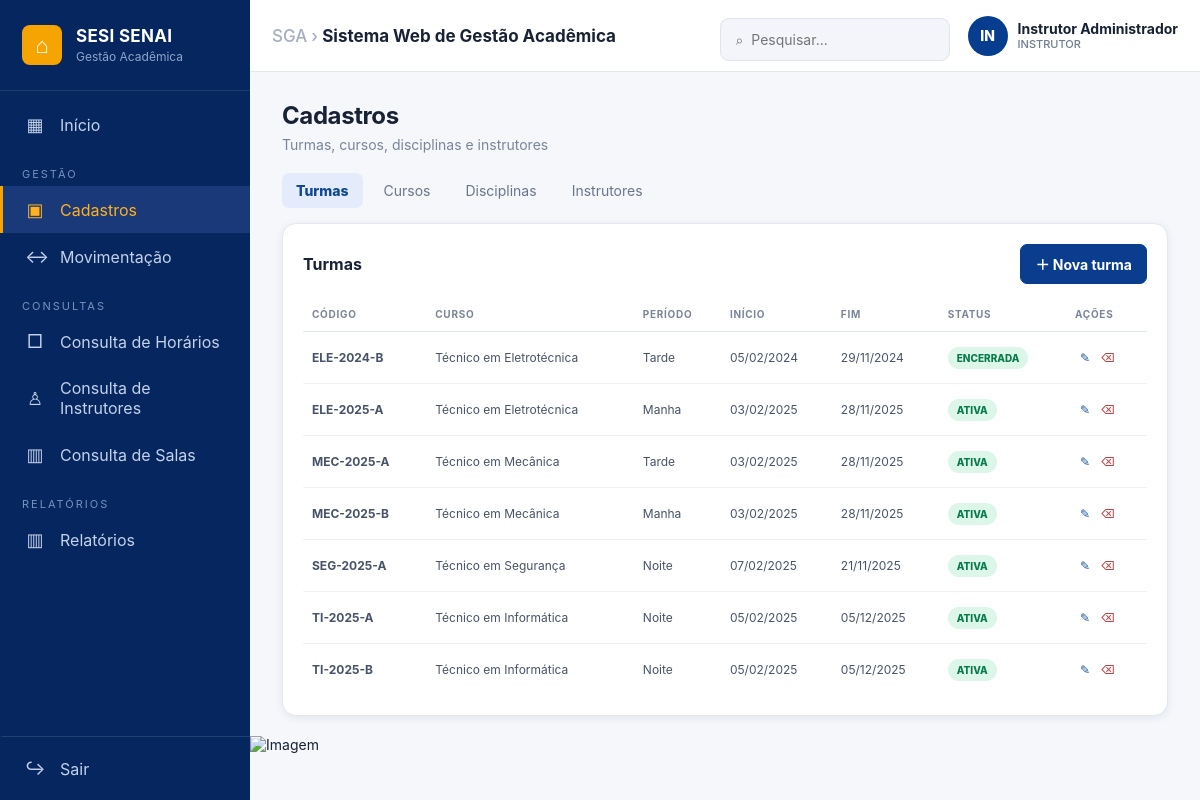
/cadastros.php (signed in), run on the app's committed database.
### tables this page shows
CREATE TABLE turmas (
    id BIGINT UNSIGNED AUTO_INCREMENT PRIMARY KEY,
    codigo VARCHAR(40) NOT NULL UNIQUE,
    nome VARCHAR(150) NOT NULL,
    curso_id BIGINT UNSIGNED NOT NULL,
    periodo ENUM('MANHA','TARDE','NOITE') NOT NULL,
    data_inicio DATE NOT NULL,
    data_fim DATE,
    capacidade INT NOT NULL DEFAULT 30,
    status ENUM('ATIVA','ENCERRADA','CANCELADA') NOT NULL DEFAULT 'ATIVA',
    encerrada_em DATE,
    FOREIGN KEY (curso_id) REFERENCES cursos(id)
);

CREATE TABLE cursos (
    id BIGINT UNSIGNED AUTO_INCREMENT PRIMARY KEY,
    codigo VARCHAR(40) NOT NULL UNIQUE,
    nome VARCHAR(150) NOT NULL,
    descricao TEXT,
    carga_horaria INT,
    ativo TINYINT(1) NOT NULL DEFAULT 1
);

### config.php (called while the page is built, shortened)
<?php
function db(): PDO {
    static $pdo = null;
    if ($pdo instanceof PDO) return $pdo;
    $pdo = new PDO(
        'mysql:host='.DB_HOST.';dbname='.DB_NAME.';charset=utf8mb4',
        DB_USER,
        DB_PASS,
        [
            PDO::ATTR_ERRMODE => PDO::ERRMODE_EXCEPTION,
            PDO::ATTR_DEFAULT_FETCH_MODE => PDO::FETCH_ASSOC,
            PDO::ATTR_EMULATE_PREPARES => false
        ]
    );
    return $pdo;
}

### auth.php (called while the page is built, shortened)
<?php
require_once __DIR__.'/config.php';
function e($value): string { return htmlspecialchars((string)$value, ENT_QUOTES, 'UTF-8'); }

### functions.php (called while the page is built, shortened)
<?php
require_once __DIR__.'/auth.php';
function fmt_date(?string $d): string { return $d ? date('d/m/Y',strtotime($d)) : '-'; }

### cadastros.php (the view, shortened to what this page needs)
<?php
require_once __DIR__.'/functions.php'; require_instructor(); $title='Cadastros';
$tab=$_GET['tab']??'turmas';
$turmas=db()->query("SELECT t.*,c.nome curso FROM turmas t JOIN cursos c ON c.id=t.curso_id ORDER BY t.codigo")->fetchAll();
require 'partials/header.php';require 'partials/sidebar.php';$fl=flashes();
?>
<section class="page-head"><div><h1>Cadastros</h1><p>Turmas, cursos, disciplinas e instrutores</p></div></section>
<div class="tabs"><a class="<?=$tab==='turmas'?'selected':''?>" href="?tab=turmas">Turmas</a><a class="<?=$tab==='cursos'?'selected':''?>" href="?tab=cursos">Cursos</a><a class="<?=$tab==='disciplinas'?'selected':''?>" href="?tab=disciplinas">Disciplinas</a><a href="instrutores.php">Instrutores</a></div>
<div class="panel">
<?php if($tab==='turmas'): ?><div class="panel-head"><h2>Turmas</h2><button class="btn primary" onclick="openModal('turmaModal')">＋ Nova turma</button></div><div class="table-wrap"><table><thead><tr><th>CÓDIGO</th><th>CURSO</th><th>PERÍODO</th><th>INÍCIO</th><th>FIM</th><th>STATUS</th><th>AÇÕES</th></tr></thead><tbody><?php foreach($turmas as $r): ?><tr><td><b><?=e($r['codigo'])?></b></td><td><?=e($r['curso'])?></td><td><?=e(ucfirst(strtolower($r['periodo'])))?></td><td><?=fmt_date($r['data_inicio'])?></td><td><?=fmt_date($r['data_fim'])?></td><td><span class="status green"><?=e($r['status'])?></span></td><td><button class="icon" onclick='editTurma(<?=json_encode($r)?>)'>✎</button><form class="inline" method="post" onsubmit="return confirm('Excluir turma?')"><input type="hidden" name="action" value="delete"><input type="hidden" name="table" value="turmas"><input type="hidden" name="id" value="<?=$r['id']?>"><button class="icon danger-text">⌫</button></form></td></tr><?php endforeach;?></tbody></table></div>
<?php endif;?>
</div>
<?php require 'partials/footer.php';?>

### assets/css/style.css (style rules this page uses)
:root { --navy:#06265f; --navy2:#082d70; --blue:#0d3f91; --blue2:#174fa9; --bg:#eef1f8; --line:#e3e7ef; --text:#182235; --muted:#6f7b8f; --white:#fff; --orange:#f6a51b; --green:#18a86b; --purple:#8b18d9; --red:#e65353; --shadow:0 2px 8px rgba(24,39,75,.08) }
* { box-sizing:border-box }
html,body { margin:0; min-height:100%; font-family:Inter,ui-sans-serif,system-ui,-apple-system,"Segoe UI",Arial,sans-serif; color:var(--text); background:var(--bg); font-size:14px }
button,input,select,textarea { font:inherit }
.page-head { display:flex; align-items:flex-start; justify-content:space-between; padding:31px 32px 20px }
.page-head h1 { font-size:24px; line-height:1.1; margin:0 0 7px; letter-spacing:-.4px }
.page-head p { margin:0;color:#7a8598;font-size:14px }
.panel { background:#fff; border:1px solid var(--line); border-radius:14px; box-shadow:var(--shadow); padding:20px; margin:0 32px 20px }
.panel h2 { font-size:16px;margin:0 0 13px }
.panel-head { display:flex; justify-content:space-between; align-items:center; margin-bottom:13px }
.panel-head h2 { margin:0 }
.btn { border:1px solid #d6dce7; background:#fff; color:#24324a; padding:9px 14px; border-radius:7px; cursor:pointer; font-weight:700; text-decoration:none; display:inline-flex; align-items:center; justify-content:center; gap:7px }
.btn.primary { background:#0b3d8e;border-color:#0b3d8e;color:#fff }
.tabs { display:flex;gap:7px;padding:0 32px 15px }
.tabs a,.tabs button { padding:8px 13px; border:1px solid transparent; background:transparent; color:#69768a; text-decoration:none; border-radius:7px; cursor:pointer }
.tabs .selected { background:#e4ecfb;color:#104794;font-weight:800 }
.table-wrap { overflow:auto }
table { width:100%; border-collapse:separate; border-spacing:0; min-width:780px }
th { text-align:left; color:#7a8598; font-size:10px; letter-spacing:.7px; padding:11px 9px; border-bottom:1px solid #e0e5ed }
td { padding:13px 9px; border-bottom:1px solid #eef1f5; color:#465368; font-size:12px }
tr:last-child td { border-bottom:0 }
.status { display:inline-block; padding:5px 9px; border-radius:12px; font-size:10px; font-weight:800; background:#edf0f4 }
.status.green,.status.aprovado,.status.disponivel { background:#dcf6ea;color:#087b4b }
.inline { display:inline }
.icon { border:0;background:transparent;cursor:pointer;padding:5px;color:#18529d }
.danger-text { color:#c33d3d }

### data on the page
turmas: codigo "ELE-2024-B", curso.nome "Técnico em Eletrotécnica", periodo "Tarde", data_inicio "05/02/2024", data_fim "29/11/2024", status "ENCERRADA"
turmas: codigo "ELE-2025-A", curso.nome "Técnico em Eletrotécnica", periodo "Manha", data_inicio "03/02/2025", data_fim "28/11/2025", status "ATIVA"
turmas: codigo "MEC-2025-A", curso.nome "Técnico em Mecânica", periodo "Tarde", data_inicio "03/02/2025", data_fim "28/11/2025", status "ATIVA"
turmas: codigo "MEC-2025-B", curso.nome "Técnico em Mecânica", periodo "Manha", data_inicio "03/02/2025", data_fim "28/11/2025", status "ATIVA"
turmas: codigo "SEG-2025-A", curso.nome "Técnico em Segurança", periodo "Noite", data_inicio "07/02/2025", data_fim "21/11/2025", status "ATIVA"
turmas: codigo "TI-2025-A", curso.nome "Técnico em Informática", periodo "Noite", data_inicio "05/02/2025", data_fim "05/12/2025", status "ATIVA"
turmas: codigo "TI-2025-B", curso.nome "Técnico em Informática", periodo "Noite", data_inicio "05/02/2025", data_fim "05/12/2025", status "ATIVA"

### other printed values
mb_strtoupper(mb_substr(user()['nome'], 0, 2)) "IN"
user()['nome'] "Instrutor Administrador"
user()['perfil'] "INSTRUTOR"
